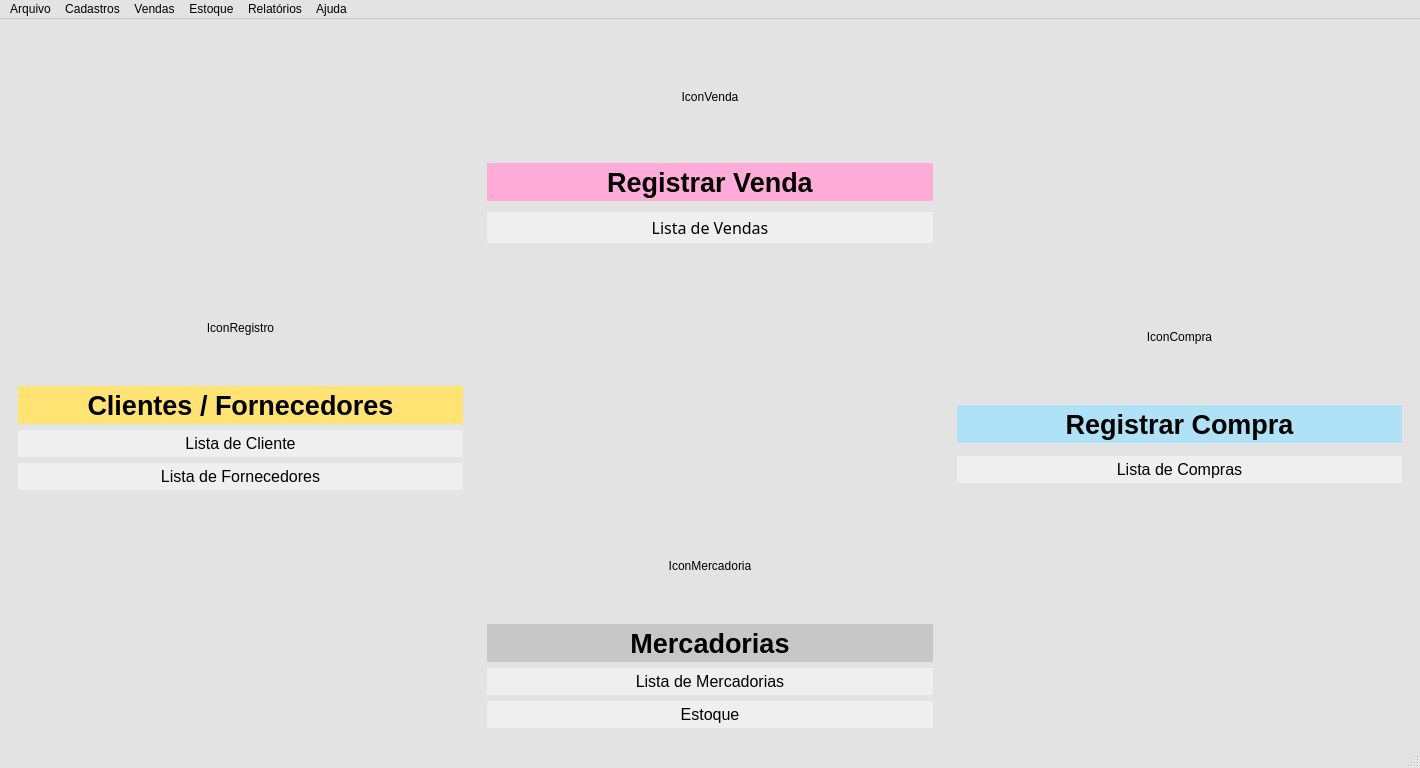
<?xml version="1.0" encoding="UTF-8"?>
<ui version="4.0">
 <class>MainWindow</class>
 <widget class="QMainWindow" name="MainWindow">
  <property name="windowModality">
   <enum>Qt::WindowModal</enum>
  </property>
  <property name="enabled">
   <bool>true</bool>
  </property>
  <property name="geometry">
   <rect>
    <x>0</x>
    <y>0</y>
    <width>1420</width>
    <height>768</height>
   </rect>
  </property>
  <property name="sizePolicy">
   <sizepolicy hsizetype="Maximum" vsizetype="Maximum">
    <horstretch>0</horstretch>
    <verstretch>0</verstretch>
   </sizepolicy>
  </property>
  <property name="minimumSize">
   <size>
    <width>1420</width>
    <height>768</height>
   </size>
  </property>
  <property name="maximumSize">
   <size>
    <width>16777215</width>
    <height>16777215</height>
   </size>
  </property>
  <property name="baseSize">
   <size>
    <width>0</width>
    <height>0</height>
   </size>
  </property>
  <property name="palette">
   <palette>
    <active>
     <colorrole role="Light">
      <brush brushstyle="SolidPattern">
       <color alpha="255">
        <red>255</red>
        <green>255</green>
        <blue>127</blue>
       </color>
      </brush>
     </colorrole>
     <colorrole role="Base">
      <brush brushstyle="SolidPattern">
       <color alpha="255">
        <red>255</red>
        <green>255</green>
        <blue>255</blue>
       </color>
      </brush>
     </colorrole>
     <colorrole role="Window">
      <brush brushstyle="SolidPattern">
       <color alpha="255">
        <red>227</red>
        <green>227</green>
        <blue>227</blue>
       </color>
      </brush>
     </colorrole>
    </active>
    <inactive>
     <colorrole role="Light">
      <brush brushstyle="SolidPattern">
       <color alpha="255">
        <red>255</red>
        <green>255</green>
        <blue>127</blue>
       </color>
      </brush>
     </colorrole>
     <colorrole role="Base">
      <brush brushstyle="SolidPattern">
       <color alpha="255">
        <red>255</red>
        <green>255</green>
        <blue>255</blue>
       </color>
      </brush>
     </colorrole>
     <colorrole role="Window">
      <brush brushstyle="SolidPattern">
       <color alpha="255">
        <red>227</red>
        <green>227</green>
        <blue>227</blue>
       </color>
      </brush>
     </colorrole>
    </inactive>
    <disabled>
     <colorrole role="Light">
      <brush brushstyle="SolidPattern">
       <color alpha="255">
        <red>255</red>
        <green>255</green>
        <blue>127</blue>
       </color>
      </brush>
     </colorrole>
     <colorrole role="Base">
      <brush brushstyle="SolidPattern">
       <color alpha="255">
        <red>227</red>
        <green>227</green>
        <blue>227</blue>
       </color>
      </brush>
     </colorrole>
     <colorrole role="Window">
      <brush brushstyle="SolidPattern">
       <color alpha="255">
        <red>227</red>
        <green>227</green>
        <blue>227</blue>
       </color>
      </brush>
     </colorrole>
    </disabled>
   </palette>
  </property>
  <property name="focusPolicy">
   <enum>Qt::TabFocus</enum>
  </property>
  <property name="windowTitle">
   <string>SOAD </string>
  </property>
  <property name="inputMethodHints">
   <set>Qt::ImhPreferUppercase</set>
  </property>
  <property name="animated">
   <bool>true</bool>
  </property>
  <property name="documentMode">
   <bool>false</bool>
  </property>
  <property name="tabShape">
   <enum>QTabWidget::Rounded</enum>
  </property>
  <widget class="QWidget" name="centralwidget">
   <property name="minimumSize">
    <size>
     <width>1418</width>
     <height>0</height>
    </size>
   </property>
   <property name="layoutDirection">
    <enum>Qt::LeftToRight</enum>
   </property>
   <layout class="QGridLayout" name="gridLayout_3">
    <item row="1" column="0">
     <layout class="QVBoxLayout" name="verticalLayout_2">
      <item>
       <layout class="QGridLayout" name="gridLayout">
        <item row="1" column="2">
         <widget class="QFrame" name="frame_compra">
          <property name="enabled">
           <bool>true</bool>
          </property>
          <property name="sizePolicy">
           <sizepolicy hsizetype="Expanding" vsizetype="Expanding">
            <horstretch>0</horstretch>
            <verstretch>0</verstretch>
           </sizepolicy>
          </property>
          <property name="palette">
           <palette>
            <active>
             <colorrole role="Base">
              <brush brushstyle="SolidPattern">
               <color alpha="255">
                <red>255</red>
                <green>255</green>
                <blue>255</blue>
               </color>
              </brush>
             </colorrole>
             <colorrole role="Window">
              <brush brushstyle="SolidPattern">
               <color alpha="255">
                <red>170</red>
                <green>203</green>
                <blue>255</blue>
               </color>
              </brush>
             </colorrole>
            </active>
            <inactive>
             <colorrole role="Base">
              <brush brushstyle="SolidPattern">
               <color alpha="255">
                <red>255</red>
                <green>255</green>
                <blue>255</blue>
               </color>
              </brush>
             </colorrole>
             <colorrole role="Window">
              <brush brushstyle="SolidPattern">
               <color alpha="255">
                <red>170</red>
                <green>203</green>
                <blue>255</blue>
               </color>
              </brush>
             </colorrole>
            </inactive>
            <disabled>
             <colorrole role="Base">
              <brush brushstyle="SolidPattern">
               <color alpha="255">
                <red>170</red>
                <green>203</green>
                <blue>255</blue>
               </color>
              </brush>
             </colorrole>
             <colorrole role="Window">
              <brush brushstyle="SolidPattern">
               <color alpha="255">
                <red>170</red>
                <green>203</green>
                <blue>255</blue>
               </color>
              </brush>
             </colorrole>
            </disabled>
           </palette>
          </property>
          <property name="frameShape">
           <enum>QFrame::NoFrame</enum>
          </property>
          <property name="frameShadow">
           <enum>QFrame::Plain</enum>
          </property>
          <layout class="QVBoxLayout" name="verticalLayout_5">
           <item>
            <widget class="QLabel" name="label_3">
             <property name="maximumSize">
              <size>
               <width>16777215</width>
               <height>110</height>
              </size>
             </property>
             <property name="text">
              <string>IconCompra</string>
             </property>
             <property name="alignment">
              <set>Qt::AlignCenter</set>
             </property>
            </widget>
           </item>
           <item>
            <widget class="QPushButton" name="pushButton_compra">
             <property name="sizePolicy">
              <sizepolicy hsizetype="Expanding" vsizetype="Expanding">
               <horstretch>0</horstretch>
               <verstretch>0</verstretch>
              </sizepolicy>
             </property>
             <property name="maximumSize">
              <size>
               <width>693</width>
               <height>38</height>
              </size>
             </property>
             <property name="palette">
              <palette>
               <active>
                <colorrole role="Button">
                 <brush brushstyle="SolidPattern">
                  <color alpha="255">
                   <red>175</red>
                   <green>226</green>
                   <blue>247</blue>
                  </color>
                 </brush>
                </colorrole>
               </active>
               <inactive>
                <colorrole role="Button">
                 <brush brushstyle="SolidPattern">
                  <color alpha="255">
                   <red>175</red>
                   <green>226</green>
                   <blue>247</blue>
                  </color>
                 </brush>
                </colorrole>
               </inactive>
               <disabled>
                <colorrole role="Button">
                 <brush brushstyle="SolidPattern">
                  <color alpha="255">
                   <red>175</red>
                   <green>226</green>
                   <blue>247</blue>
                  </color>
                 </brush>
                </colorrole>
               </disabled>
              </palette>
             </property>
             <property name="font">
              <font>
               <pointsize>20</pointsize>
               <weight>75</weight>
               <bold>true</bold>
              </font>
             </property>
             <property name="autoFillBackground">
              <bool>true</bool>
             </property>
             <property name="text">
              <string>Registrar Compra</string>
             </property>
             <property name="autoRepeatDelay">
              <number>298</number>
             </property>
             <property name="flat">
              <bool>true</bool>
             </property>
            </widget>
           </item>
           <item>
            <widget class="QPushButton" name="pushButton_2">
             <property name="font">
              <font>
               <family>MS Sans Serif</family>
               <pointsize>12</pointsize>
               <weight>50</weight>
               <bold>false</bold>
              </font>
             </property>
             <property name="autoFillBackground">
              <bool>true</bool>
             </property>
             <property name="text">
              <string>Lista de Compras</string>
             </property>
             <property name="autoDefault">
              <bool>true</bool>
             </property>
             <property name="default">
              <bool>false</bool>
             </property>
             <property name="flat">
              <bool>true</bool>
             </property>
            </widget>
           </item>
          </layout>
         </widget>
        </item>
        <item row="2" column="1">
         <widget class="QFrame" name="frame_mercadoria">
          <property name="sizePolicy">
           <sizepolicy hsizetype="Expanding" vsizetype="Expanding">
            <horstretch>0</horstretch>
            <verstretch>0</verstretch>
           </sizepolicy>
          </property>
          <layout class="QVBoxLayout" name="verticalLayout_4">
           <item>
            <widget class="QLabel" name="label_4">
             <property name="maximumSize">
              <size>
               <width>16777215</width>
               <height>110</height>
              </size>
             </property>
             <property name="text">
              <string>IconMercadoria</string>
             </property>
             <property name="alignment">
              <set>Qt::AlignCenter</set>
             </property>
            </widget>
           </item>
           <item>
            <widget class="QPushButton" name="pushButton_mercadoria">
             <property name="sizePolicy">
              <sizepolicy hsizetype="Expanding" vsizetype="Expanding">
               <horstretch>0</horstretch>
               <verstretch>0</verstretch>
              </sizepolicy>
             </property>
             <property name="maximumSize">
              <size>
               <width>693</width>
               <height>38</height>
              </size>
             </property>
             <property name="palette">
              <palette>
               <active>
                <colorrole role="Button">
                 <brush brushstyle="SolidPattern">
                  <color alpha="255">
                   <red>199</red>
                   <green>199</green>
                   <blue>199</blue>
                  </color>
                 </brush>
                </colorrole>
               </active>
               <inactive>
                <colorrole role="Button">
                 <brush brushstyle="SolidPattern">
                  <color alpha="255">
                   <red>199</red>
                   <green>199</green>
                   <blue>199</blue>
                  </color>
                 </brush>
                </colorrole>
               </inactive>
               <disabled>
                <colorrole role="Button">
                 <brush brushstyle="SolidPattern">
                  <color alpha="255">
                   <red>199</red>
                   <green>199</green>
                   <blue>199</blue>
                  </color>
                 </brush>
                </colorrole>
               </disabled>
              </palette>
             </property>
             <property name="font">
              <font>
               <pointsize>20</pointsize>
               <weight>75</weight>
               <bold>true</bold>
              </font>
             </property>
             <property name="autoFillBackground">
              <bool>true</bool>
             </property>
             <property name="text">
              <string>Mercadorias</string>
             </property>
             <property name="autoRepeatDelay">
              <number>298</number>
             </property>
             <property name="flat">
              <bool>true</bool>
             </property>
            </widget>
           </item>
           <item>
            <widget class="QPushButton" name="pushButton_6">
             <property name="font">
              <font>
               <family>MS Sans Serif</family>
               <pointsize>12</pointsize>
               <weight>50</weight>
               <bold>false</bold>
              </font>
             </property>
             <property name="autoFillBackground">
              <bool>true</bool>
             </property>
             <property name="text">
              <string>Lista de Mercadorias</string>
             </property>
             <property name="autoDefault">
              <bool>true</bool>
             </property>
             <property name="default">
              <bool>false</bool>
             </property>
             <property name="flat">
              <bool>true</bool>
             </property>
            </widget>
           </item>
           <item>
            <widget class="QPushButton" name="pushButton_4">
             <property name="font">
              <font>
               <family>MS Sans Serif</family>
               <pointsize>12</pointsize>
               <weight>50</weight>
               <bold>false</bold>
              </font>
             </property>
             <property name="autoFillBackground">
              <bool>true</bool>
             </property>
             <property name="text">
              <string>Estoque</string>
             </property>
             <property name="autoDefault">
              <bool>true</bool>
             </property>
             <property name="default">
              <bool>false</bool>
             </property>
             <property name="flat">
              <bool>true</bool>
             </property>
            </widget>
           </item>
          </layout>
         </widget>
        </item>
        <item row="0" column="1">
         <widget class="QFrame" name="frame_venda">
          <property name="sizePolicy">
           <sizepolicy hsizetype="Expanding" vsizetype="Expanding">
            <horstretch>0</horstretch>
            <verstretch>0</verstretch>
           </sizepolicy>
          </property>
          <layout class="QVBoxLayout" name="verticalLayout_6">
           <item>
            <widget class="QLabel" name="label_2">
             <property name="maximumSize">
              <size>
               <width>16777215</width>
               <height>110</height>
              </size>
             </property>
             <property name="text">
              <string>IconVenda</string>
             </property>
             <property name="alignment">
              <set>Qt::AlignCenter</set>
             </property>
            </widget>
           </item>
           <item>
            <widget class="QPushButton" name="pushButton_venda">
             <property name="sizePolicy">
              <sizepolicy hsizetype="Maximum" vsizetype="Maximum">
               <horstretch>0</horstretch>
               <verstretch>0</verstretch>
              </sizepolicy>
             </property>
             <property name="maximumSize">
              <size>
               <width>693</width>
               <height>38</height>
              </size>
             </property>
             <property name="palette">
              <palette>
               <active>
                <colorrole role="Button">
                 <brush brushstyle="SolidPattern">
                  <color alpha="255">
                   <red>255</red>
                   <green>171</green>
                   <blue>216</blue>
                  </color>
                 </brush>
                </colorrole>
               </active>
               <inactive>
                <colorrole role="Button">
                 <brush brushstyle="SolidPattern">
                  <color alpha="255">
                   <red>255</red>
                   <green>171</green>
                   <blue>216</blue>
                  </color>
                 </brush>
                </colorrole>
               </inactive>
               <disabled>
                <colorrole role="Button">
                 <brush brushstyle="SolidPattern">
                  <color alpha="255">
                   <red>255</red>
                   <green>171</green>
                   <blue>216</blue>
                  </color>
                 </brush>
                </colorrole>
               </disabled>
              </palette>
             </property>
             <property name="font">
              <font>
               <pointsize>20</pointsize>
               <weight>75</weight>
               <bold>true</bold>
              </font>
             </property>
             <property name="autoFillBackground">
              <bool>true</bool>
             </property>
             <property name="text">
              <string>Registrar Venda</string>
             </property>
             <property name="autoRepeatDelay">
              <number>298</number>
             </property>
             <property name="flat">
              <bool>true</bool>
             </property>
            </widget>
           </item>
           <item>
            <widget class="QPushButton" name="pushButton">
             <property name="font">
              <font>
               <family>MS Reference Sans Serif</family>
               <pointsize>12</pointsize>
               <weight>50</weight>
               <bold>false</bold>
              </font>
             </property>
             <property name="autoFillBackground">
              <bool>true</bool>
             </property>
             <property name="text">
              <string>Lista de Vendas</string>
             </property>
             <property name="autoDefault">
              <bool>true</bool>
             </property>
             <property name="default">
              <bool>false</bool>
             </property>
             <property name="flat">
              <bool>true</bool>
             </property>
            </widget>
           </item>
          </layout>
         </widget>
        </item>
        <item row="1" column="0">
         <widget class="QFrame" name="frame_pessoa">
          <property name="sizePolicy">
           <sizepolicy hsizetype="Expanding" vsizetype="Expanding">
            <horstretch>0</horstretch>
            <verstretch>0</verstretch>
           </sizepolicy>
          </property>
          <layout class="QVBoxLayout" name="verticalLayout_3">
           <item>
            <widget class="QLabel" name="label">
             <property name="maximumSize">
              <size>
               <width>16777215</width>
               <height>110</height>
              </size>
             </property>
             <property name="text">
              <string>IconRegistro</string>
             </property>
             <property name="alignment">
              <set>Qt::AlignCenter</set>
             </property>
            </widget>
           </item>
           <item>
            <widget class="QPushButton" name="pushButton_pessoa">
             <property name="sizePolicy">
              <sizepolicy hsizetype="Maximum" vsizetype="Maximum">
               <horstretch>0</horstretch>
               <verstretch>0</verstretch>
              </sizepolicy>
             </property>
             <property name="maximumSize">
              <size>
               <width>693</width>
               <height>38</height>
              </size>
             </property>
             <property name="palette">
              <palette>
               <active>
                <colorrole role="Button">
                 <brush brushstyle="SolidPattern">
                  <color alpha="255">
                   <red>255</red>
                   <green>227</green>
                   <blue>115</blue>
                  </color>
                 </brush>
                </colorrole>
               </active>
               <inactive>
                <colorrole role="Button">
                 <brush brushstyle="SolidPattern">
                  <color alpha="255">
                   <red>255</red>
                   <green>227</green>
                   <blue>115</blue>
                  </color>
                 </brush>
                </colorrole>
               </inactive>
               <disabled>
                <colorrole role="Button">
                 <brush brushstyle="SolidPattern">
                  <color alpha="255">
                   <red>255</red>
                   <green>227</green>
                   <blue>115</blue>
                  </color>
                 </brush>
                </colorrole>
               </disabled>
              </palette>
             </property>
             <property name="font">
              <font>
               <pointsize>20</pointsize>
               <weight>75</weight>
               <bold>true</bold>
              </font>
             </property>
             <property name="autoFillBackground">
              <bool>true</bool>
             </property>
             <property name="text">
              <string>Clientes / Fornecedores</string>
             </property>
             <property name="autoRepeatDelay">
              <number>298</number>
             </property>
             <property name="flat">
              <bool>true</bool>
             </property>
            </widget>
           </item>
           <item>
            <widget class="QPushButton" name="pushButton_5">
             <property name="font">
              <font>
               <family>MS Sans Serif</family>
               <pointsize>12</pointsize>
               <weight>50</weight>
               <bold>false</bold>
              </font>
             </property>
             <property name="autoFillBackground">
              <bool>true</bool>
             </property>
             <property name="text">
              <string>Lista de Cliente</string>
             </property>
             <property name="autoDefault">
              <bool>true</bool>
             </property>
             <property name="default">
              <bool>false</bool>
             </property>
             <property name="flat">
              <bool>true</bool>
             </property>
            </widget>
           </item>
           <item>
            <widget class="QPushButton" name="pushButton_3">
             <property name="font">
              <font>
               <family>MS Sans Serif</family>
               <pointsize>12</pointsize>
               <weight>50</weight>
               <bold>false</bold>
              </font>
             </property>
             <property name="autoFillBackground">
              <bool>true</bool>
             </property>
             <property name="text">
              <string>Lista de Fornecedores</string>
             </property>
             <property name="autoDefault">
              <bool>true</bool>
             </property>
             <property name="default">
              <bool>false</bool>
             </property>
             <property name="flat">
              <bool>true</bool>
             </property>
            </widget>
           </item>
          </layout>
         </widget>
        </item>
       </layout>
      </item>
     </layout>
    </item>
   </layout>
  </widget>
  <widget class="QMenuBar" name="menubar">
   <property name="geometry">
    <rect>
     <x>0</x>
     <y>0</y>
     <width>1420</width>
     <height>21</height>
    </rect>
   </property>
   <property name="contextMenuPolicy">
    <enum>Qt::DefaultContextMenu</enum>
   </property>
   <property name="inputMethodHints">
    <set>Qt::ImhPreferLatin|Qt::ImhPreferUppercase</set>
   </property>
   <property name="defaultUp">
    <bool>false</bool>
   </property>
   <property name="nativeMenuBar">
    <bool>true</bool>
   </property>
   <widget class="QMenu" name="menuArquivo">
    <property name="inputMethodHints">
     <set>Qt::ImhNone</set>
    </property>
    <property name="title">
     <string>Arquivo</string>
    </property>
    <property name="separatorsCollapsible">
     <bool>false</bool>
    </property>
    <addaction name="actionSair"/>
    <addaction name="actionReconectar"/>
   </widget>
   <widget class="QMenu" name="menuCadastros">
    <property name="title">
     <string>Cadastros</string>
    </property>
    <addaction name="actionPessoa"/>
    <addaction name="actionMercadoria"/>
    <addaction name="actionInsumo"/>
    <addaction name="actionCasco"/>
   </widget>
   <widget class="QMenu" name="menuVendas">
    <property name="title">
     <string>Vendas</string>
    </property>
    <addaction name="actionNova_Venda"/>
    <addaction name="actionDevolucao"/>
   </widget>
   <widget class="QMenu" name="menuEstoque">
    <property name="title">
     <string>Estoque</string>
    </property>
    <addaction name="actionRegistrar_compra"/>
    <addaction name="actionDescarte_de_Material"/>
    <addaction name="actionNova_Remanufatura"/>
   </widget>
   <widget class="QMenu" name="menuAjuda">
    <property name="title">
     <string>Ajuda</string>
    </property>
    <addaction name="actionSobre"/>
   </widget>
   <widget class="QMenu" name="menuRelat_rios">
    <property name="title">
     <string>Relatórios</string>
    </property>
    <addaction name="actionProdutos_em_Estoque"/>
    <addaction name="actionVendas"/>
    <addaction name="actionCompras"/>
    <addaction name="actionDescartes"/>
   </widget>
   <addaction name="menuArquivo"/>
   <addaction name="menuCadastros"/>
   <addaction name="menuVendas"/>
   <addaction name="menuEstoque"/>
   <addaction name="menuRelat_rios"/>
   <addaction name="menuAjuda"/>
  </widget>
  <widget class="QStatusBar" name="statusbar">
   <property name="font">
    <font>
     <family>MS Shell Dlg 2</family>
    </font>
   </property>
   <property name="sizeGripEnabled">
    <bool>true</bool>
   </property>
  </widget>
  <action name="actionSair">
   <property name="text">
    <string>Sair</string>
   </property>
   <property name="statusTip">
    <string>Sair do sistema</string>
   </property>
   <property name="shortcut">
    <string>Ctrl+Q</string>
   </property>
   <property name="shortcutContext">
    <enum>Qt::WindowShortcut</enum>
   </property>
   <property name="shortcutVisibleInContextMenu">
    <bool>true</bool>
   </property>
  </action>
  <action name="actionPessoa">
   <property name="text">
    <string>Pessoa</string>
   </property>
   <property name="statusTip">
    <string>Cadastrar Pessoas</string>
   </property>
  </action>
  <action name="actionMercadoria">
   <property name="text">
    <string>Mercadoria</string>
   </property>
   <property name="statusTip">
    <string>Cadastrar Produtos</string>
   </property>
  </action>
  <action name="actionInsumo">
   <property name="text">
    <string>Insumo</string>
   </property>
  </action>
  <action name="actionCasco">
   <property name="text">
    <string>Casco</string>
   </property>
  </action>
  <action name="actionSobre">
   <property name="text">
    <string>Sobre</string>
   </property>
   <property name="statusTip">
    <string>Sobre o sistema</string>
   </property>
  </action>
  <action name="actionNova_Venda">
   <property name="text">
    <string>Nova Venda</string>
   </property>
   <property name="statusTip">
    <string>Cadastrar Novas Vendas</string>
   </property>
  </action>
  <action name="actionCancelar_venda">
   <property name="text">
    <string>Cancelar venda</string>
   </property>
  </action>
  <action name="actionRegistrar_compra">
   <property name="text">
    <string>Registrar compra</string>
   </property>
   <property name="statusTip">
    <string>Registrar uma compra no estoque</string>
   </property>
  </action>
  <action name="actionCancelar_compra">
   <property name="text">
    <string>Cancelar compra</string>
   </property>
  </action>
  <action name="actionDescarte_de_Material">
   <property name="text">
    <string>Descarte de Material</string>
   </property>
   <property name="statusTip">
    <string>Descartar materiais</string>
   </property>
  </action>
  <action name="actionDevolucao">
   <property name="text">
    <string>Devolução</string>
   </property>
   <property name="statusTip">
    <string>Realizar uma devolução</string>
   </property>
  </action>
  <action name="actionProdutos_em_Estoque">
   <property name="text">
    <string>Produtos em Estoque</string>
   </property>
  </action>
  <action name="actionVendas">
   <property name="text">
    <string>Vendas</string>
   </property>
  </action>
  <action name="actionCompras">
   <property name="text">
    <string>Compras</string>
   </property>
  </action>
  <action name="actionDescartes">
   <property name="text">
    <string>Descartes</string>
   </property>
  </action>
  <action name="actionReconectar">
   <property name="text">
    <string>Reconectar</string>
   </property>
  </action>
  <action name="actionNova_Remanufatura">
   <property name="text">
    <string>Nova Remanufatura</string>
   </property>
  </action>
 </widget>
 <resources/>
 <connections/>
</ui>
